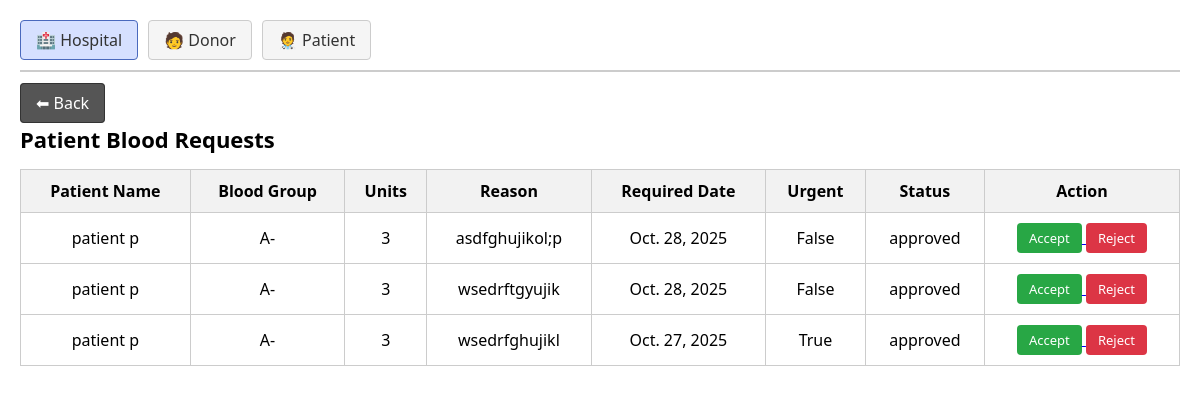
The page /manage_patients/ on the database its author committed.
### Blood_Bank/models.py (models this page shows, shortened)
class Request_list(models.Model):
    patient = models.ForeignKey(Patient,on_delete=models.CASCADE)
    unit = models.PositiveIntegerField(null=True,blank=True)
    date = models.DateField(null=True,blank=True)
    reason = models.CharField(max_length=50,null=True,blank=True)
    urgent = models.BooleanField(default=False)
    STATUS_CHOICES = (
        ('requested', 'Requested'),
        ('approved', 'Approved'),
        ('rejected', 'Rejected'),
    )
    status = models.CharField(max_length=10, choices=STATUS_CHOICES, default='requested')

class Patient(models.Model):
    profile = models.OneToOneField(Profile, on_delete=models.CASCADE)
    patient_name = models.CharField(max_length=20,null=True,blank=True)
    patient_age = models.PositiveIntegerField(null=True,blank=True)
    patient_dob = models.DateField(null=True,blank=True)
    patient_gender = models.CharField(max_length=10,null=True,blank=True)
    patient_number = models.CharField(max_length=20,null=True,blank=True)
    patient_address = models.CharField(max_length=50,null=True,blank=True)
    patient_blood_group = models.CharField(max_length=10,null=True,blank=True)
    emergency_contact_name = models.CharField(max_length=20,null=True,blank=True)
    emergency_contact_number = models.CharField(max_length=20,null=True,blank=True)

### Blood_Bank/views.py (the view)
# urls.py: path('manage_patients/',views.manage_patients,name='manage_patients'),
def manage_patients(request):
    request_list = Request_list.objects.all()
    return render(request,'admin_dashboard/manage_patients.html',{'request_list':request_list})

### Blood_Bank/templates/admin_dashboard/manage_patients.html (shortened to what this page needs)
{% load static %}
<!DOCTYPE html>
<html lang="en">
<head>
    <link rel="stylesheet" href="{% static 'css/admin_dashboard/manage_patients.css' %}">
</head>
<body>
    <div class="page-container">
        <nav class="top-menu">
            <a href="{% url 'manage_hospitals' %}" class="active">🏥 Hospital</a>
            <a href="{% url 'manage_donors' %}">🧑 Donor</a>
            <a href="{% url 'manage_patients' %}">🧑‍⚕ Patient</a>
        </nav>
        <div class="back-section">
            <a href="{% url 'admindashboard' %}" class="back-btn">⬅ Back</a>
        </div>
        <main class="table-container">
            <h2>Patient Blood Requests</h2>
            <table>
                <thead>
                    <tr>
                        <th>Patient Name</th>
                        <th>Blood Group</th>
                        <th>Units</th>
                        <th>Reason</th>
                        <th>Required Date</th>
                        <th>Urgent</th>
                        <th>Status</th>
                        <th>Action</th>
                    </tr>
                </thead>
                <tbody>
                    {% for r in request_list %}
                    <tr>
                        <td>{{ r.patient.patient_name }}</td>
                        <td>{{ r.patient.patient_blood_group }}</td>
                        <td>{{ r.unit }}</td>
                        <td>{{ r.reason }}</td>
                        <td>{{ r.date }}</td>
                        <td>{{ r.urgent }}</td>
                        <td>{{ r.status }}</td>
                        <td>
                            <a href="{% url 'manage_patients_update' r.id %}">
                                <button class="btn approve" type="button">Accept</button>
                            </a>
                            <a href="{% url 'manage_patients_delete' r.id %}">
                                <button class="btn reject" type="button">Reject</button>
                            </a>
                        </td>
                    </tr>
                    {% empty %}
                    <tr>
                        <td colspan="8">No patient requests available</td>
                    </tr>
                    {% endfor %}
                </tbody>
            </table>
        </main>
    </div>
</body>
</html>

### Blood_Bank/static/css/admin_dashboard/manage_patients.css (style rules this page uses)
* { margin: 0; padding: 0; box-sizing: border-box; font-family: "Segoe UI", Arial, sans-serif; }
.page-container { width: 100%; padding: 20px; background-color: white; }
.top-menu { display: flex; gap: 10px; border-bottom: 2px solid #ccc; padding-bottom: 10px; margin-bottom: 20px; }
.top-menu a { text-decoration: none; padding: 8px 15px; background-color: #f5f5f5; border: 1px solid #ccc; color: #333; border-radius: 4px; }
.top-menu a.active { background-color: #d6e0ff; border-color: #4a69bd; }
.back-section { margin: 10px 0; }
.back-btn { text-decoration: none; padding: 8px 15px; background-color: #555; color: white; border-radius: 4px; border: 1px solid #333; }
.table-container h2 { margin-bottom: 15px; font-size: 22px; }
table { width: 100%; border-collapse: collapse; }
table, th, td { border: 1px solid #ccc; }
th, td { padding: 10px; text-align: center; }
th { background-color: #f2f2f2; }
.btn { padding: 6px 12px; border: none; cursor: pointer; border-radius: 4px; font-size: 13px; }
.approve { background-color: #28a745; color: white; }
.reject { background-color: #dc3545; color: white; }

### rows shown on the page
Request_list: patient.patient_name "patient p", patient.patient_blood_group "A-", unit "3", reason "asdfghujikol;p", date "Oct. 28, 2025", urgent "False", status "approved"
Request_list: patient.patient_name "patient p", patient.patient_blood_group "A-", unit "3", reason "wsedrftgyujik", date "Oct. 28, 2025", urgent "False", status "approved"
Request_list: patient.patient_name "patient p", patient.patient_blood_group "A-", unit "3", reason "wsedrfghujikl", date "Oct. 27, 2025", urgent "True", status "approved"
